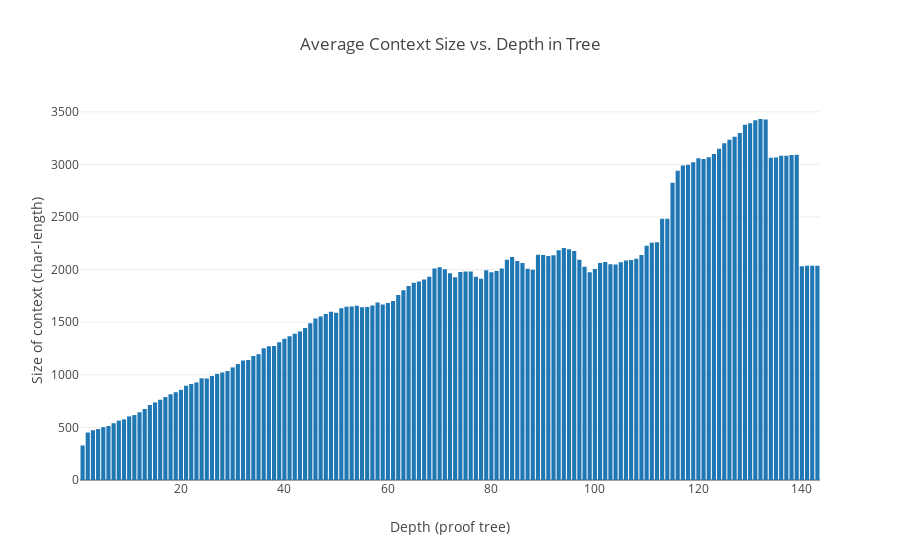

Notebook code for this chart:
### Code cell
import plotly
import plotly.plotly as py
import plotly.graph_objs as go

avg_depth_ctx_size = tactr_stats.avg_depth_size(DepthMode.CHAR_CTX).items()
data = [go.Bar(x=[p[0] for p in avg_depth_ctx_size], y=[p[1] for p in avg_depth_ctx_size])]

layout = go.Layout(
    title='Average Context Size vs. Depth in Tree',
    xaxis=dict(
        title='Depth (proof tree)'
    ),
    yaxis=dict(
        title='Size of context (char-length)',
    ),
)
fig = go.Figure(data=data, layout=layout)
plotly.offline.init_notebook_mode(connected=True)
plotly.offline.iplot(fig, filename='average-context-size')

### Figure 1 — Plotly figure (JSON) as saved in the notebook; plotly's stock layout.template omitted (floating-point values rounded to 4 significant figures; data arrays with more than 128 entries replaced by an {"elided": "..."} marker saying what was removed)
{"data": [{"type": "bar", "x": {"elided": "143 int values"}, "y": {"elided": "143 float values"}}], "layout": {"title": "Average Context Size vs. Depth in Tree", "xaxis": {"title": "Depth (proof tree)"}, "yaxis": {"title": "Size of context (char-length)"}}}
